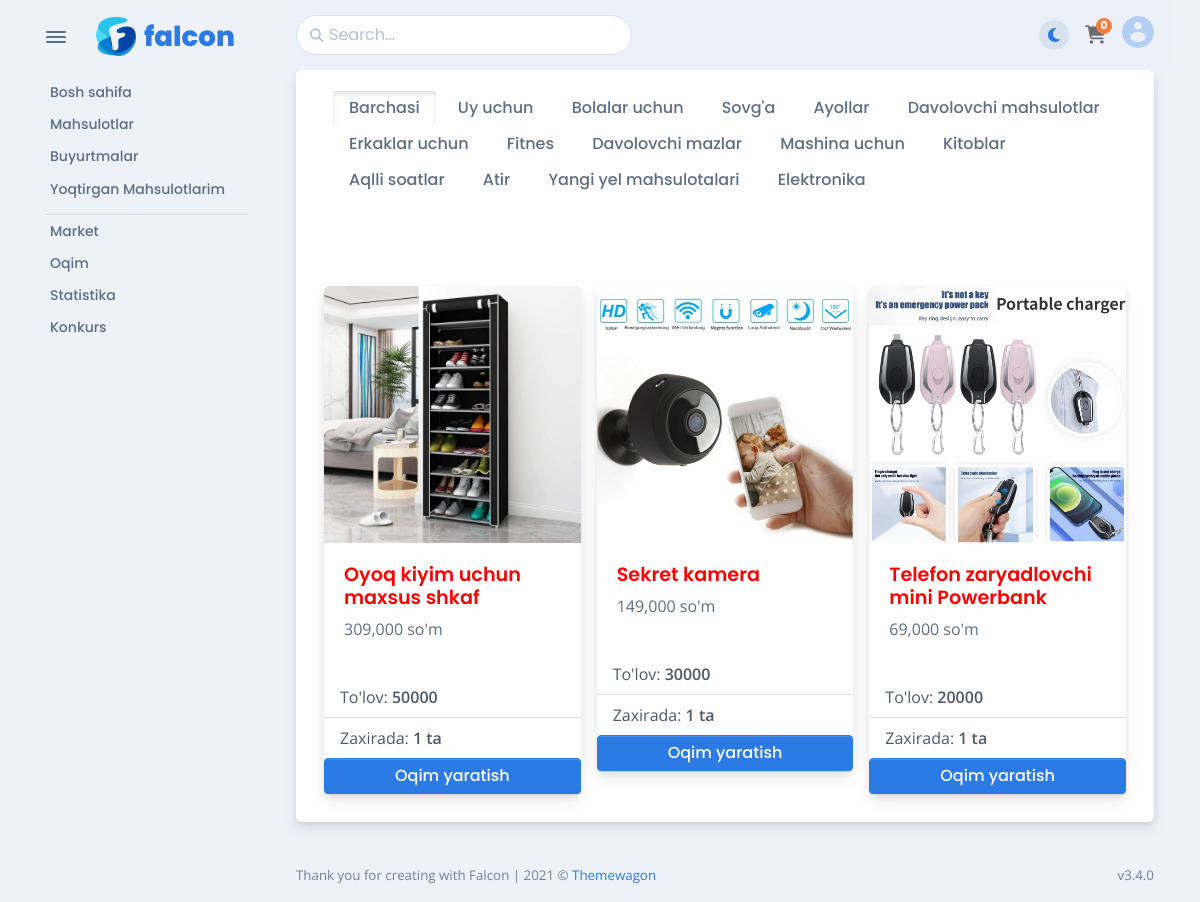
The page /market/all (signed in) on the database its author committed.
### apps/product/models.py (models this page shows, shortened)
class BaseSlug(Model):
    class Meta:
        abstract = True
    name = CharField(max_length=255)
    slug = SlugField(unique=True)

class Category(BaseSlug):
    image = ImageField(upload_to='category/')
    class Meta:
        verbose_name_plural = 'Categories'

class Product(BaseSlug):
    description = CharField(max_length=512)
    price = PositiveIntegerField()
    category = ForeignKey(Category, on_delete=CASCADE, related_name='products')
    owner = ForeignKey('user.Seller', on_delete=CASCADE, related_name='products')
    seller_price = IntegerField(default=0)
    quantity = PositiveIntegerField(default=1)

class ProductImage(Model):
    image = ImageField(upload_to='product/')
    product = ForeignKey(Product, on_delete=CASCADE, related_name='images')

### apps/user/views.py (the view, shortened to what this page needs)
# urls.py: path('market/<str:slug>', MarketListView.as_view(), name='market'),
class MarketListView(ListView):
    model = Category
    context_object_name = 'categories'
    template_name = 'user/market.html'
    def get_context_data(self, *, object_list=None, **kwargs):
        context = super().get_context_data(object_list=object_list, **kwargs)
        slug = self.kwargs.get('slug')
        products = Product.objects.filter(quantity__gt=0)
        cart_items_count = AboutCart.objects.filter(cart=self.request.user.cart).count()
        if slug != 'all':
            products = products.filter(category__slug=slug)
        context['products'] = products
        context['slug'] = slug
        context['cart_items_count'] = cart_items_count
        return context

### templates/user/market.html (shortened to what this page needs)
{% extends 'base_include/base.html' %}
{% load humanize %}
{% load static %}
{% block main %}
    <nav class="navbar navbar-light navbar-glass navbar-top navbar-expand">
        <ul class="navbar-nav align-items-center d-none d-lg-block">
            <li class="nav-item">
                <div class="search-box" data-list='{"valueNames":["title"]}'>
                    <form action="" method="post" class="position-relative" data-bs-toggle="search"
                          data-bs-display="static">
                        <input name="search" class="form-control search-input fuzzy-search" type="search"
                               placeholder="Search..." aria-label="Search"/>
                        <span class="fas fa-search search-box-icon"><button type="submit"></button></span>
                    </form>
                </div>
            </li>
        </ul>
        <ul class="navbar-nav navbar-nav-icons ms-auto flex-row align-items-center">
            <li class="nav-item">
                <div class="theme-control-toggle fa-icon-wait px-2">
                    <label class="mb-0 theme-control-toggle-label theme-control-toggle-dark"
                           for="themeControlToggle" data-bs-toggle="tooltip" data-bs-placement="left"
                           title="Switch to dark theme"><span class="fas fa-moon fs-0"></span></label>
                </div>
            </li>
            {% if user.is_authenticated %}
                <li class="nav-item">
                    <a class="nav-link px-0 notification-indicator notification-indicator-warning notification-indicator-fill fa-icon-wait"
                       href="{% url 'cart' %}"><span class="fas fa-shopping-cart"
                                                     data-fa-transform="shrink-7"
                                                     style="font-size: 33px;"></span><span
                            class="notification-indicator-number">{{ cart_items_count }}</span></a>
                </li>
            {% endif %}
            <li class="nav-i`tem dropdown"><a class="nav-link pe-0" id="navbarDropdownUser" href="#"
                                              role="button" data-bs-toggle="dropdown" aria-haspopup="true"
                                              aria-expanded="false">
                <div class="avatar avatar-xl">
                    <img class="rounded-circle" src="{% static "assets/img/team/avatar.png" %}" alt=""/>
                </div>
            </a>
            </li>
        </ul>
    </nav>
    <div class="card mb-3">
        <div class="card-body">
            <div class="container mb-7 border-bottom-4">
                <div class="header_tab_menu ">
                    <div class="header_menu active" style="overflow: auto">
                        <a href="{% url 'market' 'all' %}"
                           class="btn btn-default {% if slug == 'all' %} active {% endif %}">
                            Barchasi
                        </a>
                        {% for category in categories %}
                            <a href="{% url 'market' category.slug %}"
                               class="btn btn-default {% if slug == category.slug %} active {% endif %}">
                                {{ category.name }}
                            </a>
                        {% endfor %}
                    </div>
                </div>
            </div>
            <div class="container" id="productsList">
                <div class="content_grid">
                    <div class="row">
                        {% for product in products %}
                            <div class="col-sm-4 p-2">
                                <div class="card">
                                    <a href="{% url "product-detail" product.slug %}" target="_blank">
                                        {% with product.images.first as image %}
                                            {% if image %}
                                                <img class="card-img-top" src="{{ image.image.url }}"
                                                     alt="">
                                            {% else %}
                                                <p>No image available for this product.</p>
                                            {% endif %}
                                        {% endwith %}
                                    </a>
                                    <div class="card-body">
                                        <h5 class="card-title">
                                            <a id="product_name" name="{{ product.id }}" href="" target="_blank"
                                               style="color: red">
                                                {{ product.name }}
                                            </a>
                                        </h5>
                                        <p class="text-muted"> {{ product.price|intcomma }} so'm </p>
                                    </div>
                                    <ul class="list-group list-group-flush">
                                        <li class="list-group-item">To'lov: <strong
                                                id="id_dis">{{ product.seller_price }} </strong></li>
                                        <li class="list-group-item">Zaxirada: <strong> {{ product.quantity }}
                                            ta </strong>
                                        </li>
                                    </ul>
                                    <button class="btn btn-primary btn_open_modal" type="button" data-bs-toggle="modal"
                                            data-bs-target="#exampleModal" name="{{ product.id }}">
                                        Oqim yaratish
                                    </button>
                                </div>
                            </div>
                        {% endfor %}
                    </div>
                </div>
            </div>
        </div>
    </div>
{% endblock %}

### rows shown on the page
Category: name "Uy uchun"
Category: name "Bolalar uchun"
Category: name "Sovg'a"
Category: name "Ayollar"
Category: name "Davolovchi mahsulotlar"
Category: name "Erkaklar uchun"
Category: name "Fitnes"
Category: name "Davolovchi mazlar"
Category: name "Mashina uchun"
Category: name "Kitoblar"
Category: name "Aqlli soatlar"
Category: name "Atir"
Category: name "Yangi yel mahsulotalari"
Category: name "Elektronika"
Product: images.first.image (picture), name "Oyoq kiyim uchun maxsus shkaf", price "309,000", seller_price "50000", quantity "1"
Product: images.first.image (picture), name "Sekret kamera", price "149,000", seller_price "30000", quantity "1"
Product: images.first.image (picture), name "Telefon zaryadlovchi mini Powerbank", price "69,000", seller_price "20000", quantity "1"

### other values the page prints
{{ cart_items_count }} "0"
